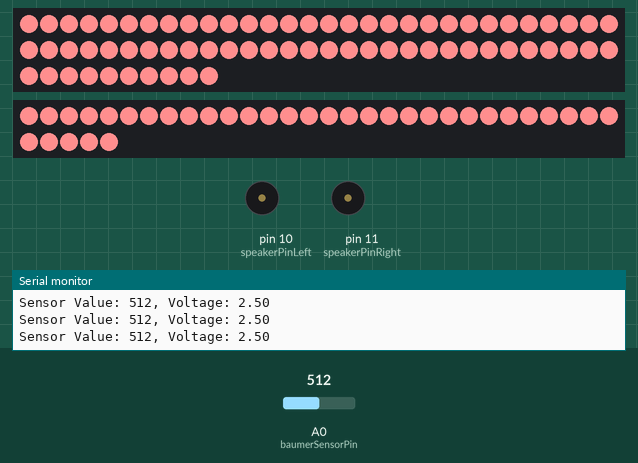
This sketch was run on a simulated Arduino Uno, built with avr-gcc and run on an emulated ATmega328P. Parts: 70 RGB LEDs in strip order, left to right, continuing on the next row, 35 RGB LEDs in strip order, left to right, continuing on the next row, buzzer (waves = sounding, pin HIGH), the last lines printed to the serial monitor. The inputs (shaded band) are chosen by the test bench; at power-on: A0 (baumerSensorPin) = 512.

Above: at 1.2 s.
1.3 s: A0 (baumerSensorPin) set to 1023
At 2.6 s:
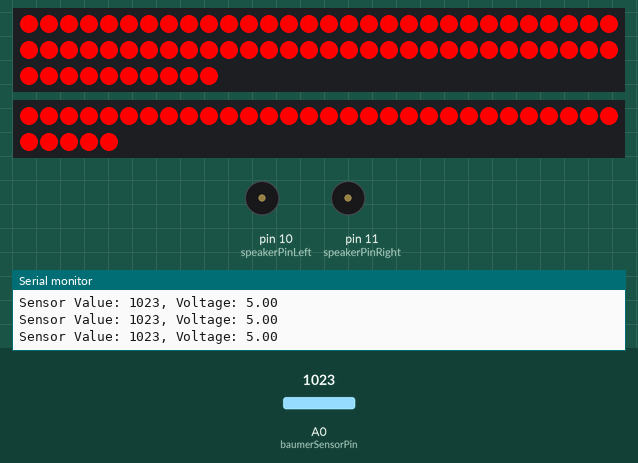
3.2 s: A0 (baumerSensorPin) set to 584
At 4.5 s:
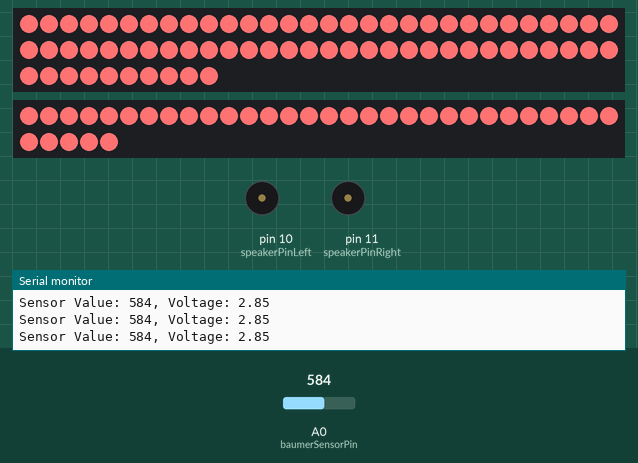
5.0 s: A0 (baumerSensorPin) set to 553
8.0 s: A0 (baumerSensorPin) set to 0
At 9.6 s:
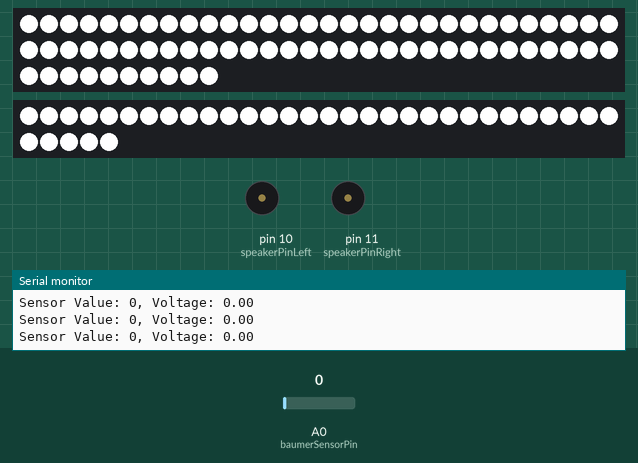
Timing chart, 0 to 10.8 s (numbered marks = the images above; inputs shaded):
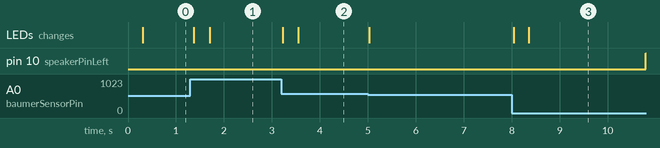

The sketch:

08_08_24.ino
```cpp
#include <Adafruit_NeoPixel.h>

#define LED_PIN_70    2
#define LED_PIN_35    3
#define NUM_LEDS_70   70
#define NUM_LEDS_35   35
#define BRIGHTNESS    255
#define triggerPin    8      // Define the ultrasound sensor trigger pin
#define echoPin       9      // Define the ultrasound sensor echo pin
#define MIN_DISTANCE  0      // Define minimum distance to measure (in centimeters)
#define MAX_DISTANCE  9      // Define maximum distance to measure (in centimeters)
#define speakerPinLeft 10    // Define the speaker pin left
#define speakerPinRight 11   // Define the speaker pin right
#define baumerSensorPin A0   // Analog pin for Baumer sensor

const int numReadings = 10;  // Number of readings to average
int readings[numReadings];   // Array to store sensor readings
int index = 0;               // Index for the current reading
int total = 0;               // Total sum of readings

Adafruit_NeoPixel strip_70 = Adafruit_NeoPixel(NUM_LEDS_70, LED_PIN_70, NEO_GRB + NEO_KHZ800);
Adafruit_NeoPixel strip_35 = Adafruit_NeoPixel(NUM_LEDS_35, LED_PIN_35, NEO_GRB + NEO_KHZ800);

void setup() {
  Serial.begin(9600);
  strip_70.begin();
  strip_35.begin();
  strip_70.setBrightness(BRIGHTNESS);
  strip_35.setBrightness(BRIGHTNESS);
  strip_70.show(); // Initialize all pixels to 'off'
  strip_35.show(); // Initialize all pixels to 'off'

  pinMode(speakerPinLeft, OUTPUT);  // Set the left speaker pin as an output
  pinMode(speakerPinRight, OUTPUT); // Set the right speaker pin as an output
  pinMode(triggerPin, OUTPUT);      // Set trigger pin as an output
  pinMode(echoPin, INPUT);          // Set echo pin as an input
  pinMode(baumerSensorPin, INPUT);  // Set Baumer sensor pin as an input

  // Initialize the readings array to zero
  for (int i = 0; i < numReadings; i++) {
    readings[i] = 0;
  }
}

void loop() {
  delay(10);

  // Reading from the Baumer sensor
  int sensorValue = analogRead(baumerSensorPin);
  float voltage = sensorValue * (5.0 / 1023.0);    // Convert the analog value to voltage

  // Print the sensor value and voltage for debugging
  Serial.print("Sensor Value: ");
  Serial.print(sensorValue);
  Serial.print(", Voltage: ");
  Serial.println(voltage);

  int distance = map(sensorValue, 0, 1023, MIN_DISTANCE, MAX_DISTANCE); // Map the analog value to distance

  // Filter to avoid spikes in measurements
  total -= readings[index];
  readings[index] = distance;
  total += readings[index];
  index = (index + 1) % numReadings;

  // Calculate the average distance
  int distance_avg = total / numReadings;

  // Map the distance to frequency for sound distortion
  int freq_left = map(distance_avg, MIN_DISTANCE, MAX_DISTANCE, 100, 1000);  // Adjust frequency range
  int freq_right = map(distance_avg, MIN_DISTANCE, MAX_DISTANCE, 120, 900); // Adjust frequency range

  generatePWM(speakerPinLeft, freq_left);
  generatePWM(speakerPinRight, freq_right);

  // Set LED color based on distance
  setLEDColor(distance_avg);
}

void generatePWM(int pin, int frequency) {
  int period = 1000000 / frequency; // Period in microseconds
  int halfPeriod = period / 2;      // Half period for high/low cycle

  digitalWrite(pin, HIGH);
  delayMicroseconds(halfPeriod);
  digitalWrite(pin, LOW);
  delayMicroseconds(halfPeriod);
}

void setLEDColor(int distance) {
  // Map the distance to a value between 0 and 255
  int value = map(distance, MIN_DISTANCE, MAX_DISTANCE, 255, 0);

  // Calculate the color components
  int red = 255;
  int green = value;
  int blue = value;

  uint32_t color = strip_70.Color(red, green, blue);

  for (int i = 0; i < NUM_LEDS_70; i++) {
    strip_70.setPixelColor(i, color);
  }
  for (int i = 0; i < NUM_LEDS_35; i++) {
    strip_35.setPixelColor(i, color);
  }
  strip_70.show();
  strip_35.show();
}
```

Measured:
- after the input at 1.3 s, the LEDs: first change after 0.07 s (image 1 shows a later state)
- after the input at 3.2 s, the LEDs: first change at once (image 2 shows a later state)
- after the input at 8.0 s, pin 10 (speakerPinLeft): LOW → HIGH after 2.8 s; the LEDs: first change at once (image 3 shows a later state)
